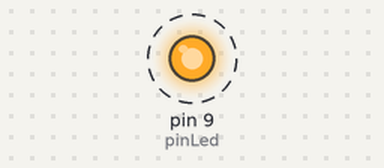
The sketch below on a simulated Arduino Uno, built with avr-gcc and run on an emulated ATmega328P. On the bench: output pins drawn as LEDs (lit = HIGH). Dashed ring = blinking.

Above: at 0.5 s.
Timing chart, 0 to 4.6 s (numbered marks = the images above):
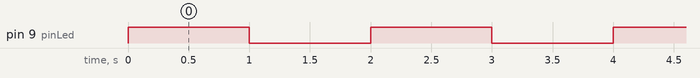

The sketch:

1._Hello_World.ino
```cpp
int pinLed =9; //Numero del Pin.

void setup() {
  // put your setup code here, to run once:
  pinMode(pinLed,OUTPUT);
}

void loop() {
  // put your main code here, to run repeatedly:
  digitalWrite(pinLed,HIGH);
  delay(1000);
  digitalWrite(pinLed,LOW);
  delay(1000);
}
```

Measured:
- by itself, pin 9 (pinLed): alternates HIGH for 1.0 s and LOW for 1.0 s
